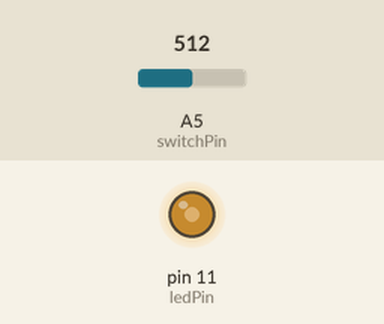
Recording of a sketch running on a simulated Arduino Uno, built with avr-gcc and run on an emulated ATmega328P. Parts: output pins drawn as LEDs (lit = HIGH). The inputs (shaded band) are chosen by the test bench; at power-on: A5 (switchPin) = 512.

Above: at 1.2 s.
1.3 s: A5 (switchPin) set to 716
At 2.5 s:
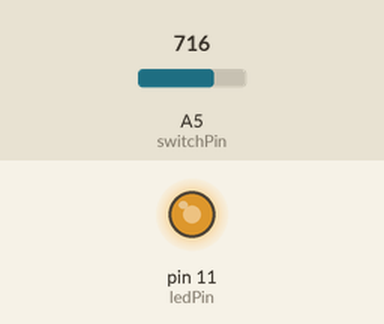
2.8 s: A5 (switchPin) set to 900
At 3.7 s:
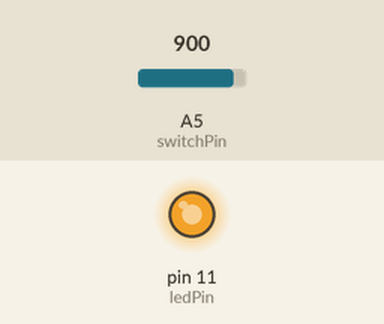
4.3 s: A5 (switchPin) set to 122
At 4.8 s:
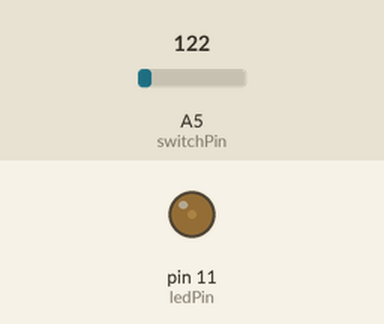
5.8 s: A5 (switchPin) set to 0
At 7.2 s:
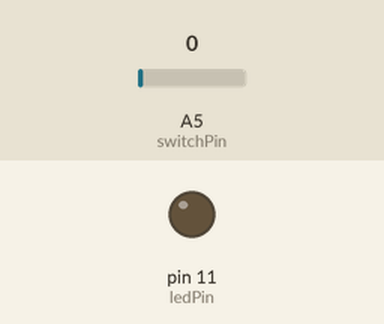
Timing chart, 0 to 8.3 s (numbered marks = the images above; inputs shaded):
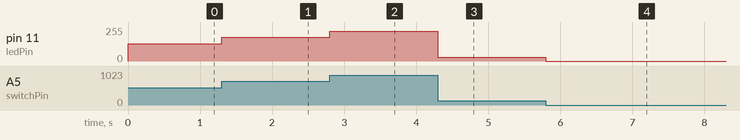

Measured:
- after the input at 1.3 s, pin 11 (ledPin): 128/255 → 179/255 at once
- after the input at 2.8 s, pin 11 (ledPin): 179/255 → 225/255 at once
- after the input at 4.3 s, pin 11 (ledPin): 225/255 → 30/255 at once
- after the input at 5.8 s, pin 11 (ledPin): 30/255 → 0/255 at once

The sketch:

sketch_variable_led.ino
```cpp
/*
 * 通过电位器控制LED灯光渐变:
 *
 *    LED 负极接地,正极接针脚11
 *    电位器信号接入针脚A5
 *
 */

int switchPin = A5;
int ledPin = 11;
int switchValue = 0;

void setup() {
  // put your setup code here, to run once:
  pinMode(switchPin, INPUT);
  pinMode(ledPin, OUTPUT);
  Serial.begin(9600);
}

void loop() {
  // put your main code here, to run repeatedly:
  switchValue = analogRead(switchPin);
  analogWrite(ledPin, switchValue/4);
}
```
